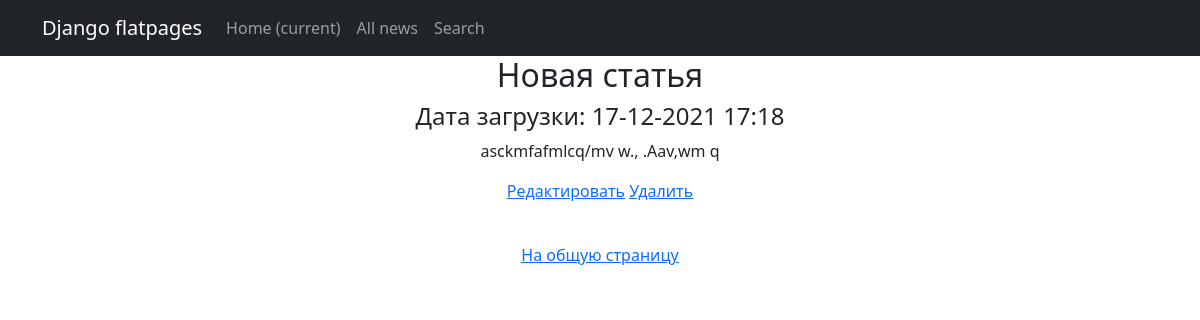
The page /news/21/ on the database its author committed.
### news/models.py (models this page shows, shortened)
class Post(models.Model):
    author = models.ForeignKey(Author, on_delete=models.CASCADE)
    category = models.ManyToManyField(Category, through='PostCategory')
    type = models.CharField(max_length=2,
                            choices=POST_TYPES,
                            default=article)
    header = models.CharField(max_length=255)
    text = models.TextField()
    rank = models.IntegerField(default=0)
    created_datetime = models.DateTimeField(auto_now_add=True)

### news/views.py (the view)
# urls.py: path('<int:pk>/', PostDetail.as_view(), name='post_detail'),  # Ссылка на страницу новости
class PostDetail(DetailView):
    template_name = 'flatpages/post_detail.html'
    queryset = Post.objects.all()

### news/templatetags/custom_filters.py (called while the page is built)
@register.filter(name='censor')
def Censor(text: str):
    for word in restricted_lexicon:
        text = re.sub(word, "#" * len(word), text)
    return text

### templates/flatpages/post_detail.html (shortened to what this page needs)
{% extends 'flatpages/default.html' %}
{% load custom_filters %}
{% block content %}
    {% if post %}
        <h2>
            {{ post.header|censor }}
        </h2>
        <h4>
            Дата загрузки: {{ post.created_datetime|date:'d-m-Y H:i' }}
        </h4>
        <p>
            {{ post.text|censor }}
        </p>
    {% else %}
        <h2>Новость не найдена!</h2>
    {% endif %}
<a href="{% url 'post_update' post.id %}"><u>Редактировать</u></a>
<a href="{% url 'post_delete' post.id %}"><u>Удалить</u></a>
<p>&nbsp;</p>
<a href="{% url 'overview' %}"><u>На общую страницу</u></a>
{% endblock content %}

### rows shown on the page
Post: header|censor "Новая статья", created_datetime "17-12-2021 17:18", text|censor "asckmfafmlcq/mv w., .Aav,wm q"
